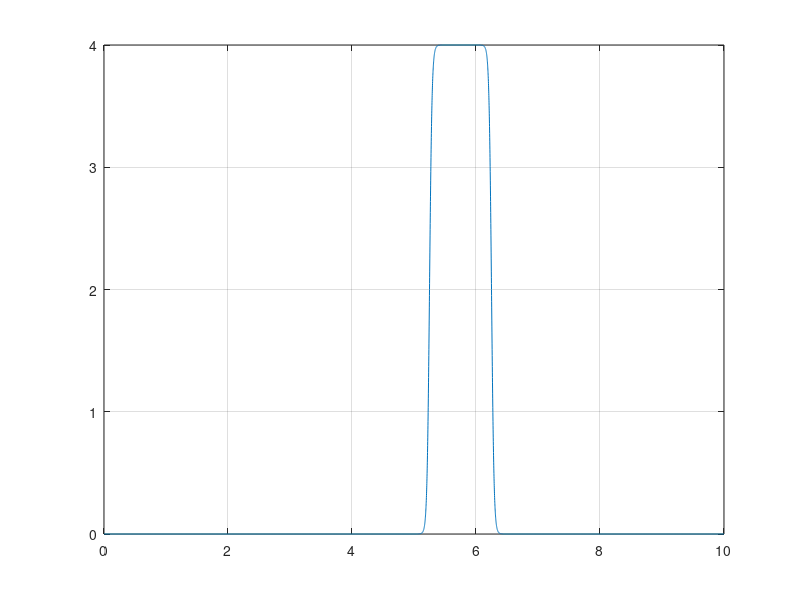

This figure's MATLAB source:
t = 0:0.001:10-0.001;
amp = 2;
freq = 0.5;
settle_time = 1/freq/4;
rising_time = settle_time;
offset = 0;
lead_time = -5;

tx1 = zeros(1, length(t));

for i = 1:length(t)

    if((i/1000)+lead_time <= rising_time)
        tx1(i) = amp*tanh(pi*(4/rising_time)*(t(i) - rising_time/2 + lead_time))+amp;
    elseif(((i/1000)+lead_time > rising_time) && ((i/1000)+lead_time <= (rising_time + settle_time)))
        tx1(i) = 2*amp;
    else
        tx1(i) = -amp*tanh(pi*(4/rising_time)*(t(i) - rising_time - rising_time/2 - settle_time + lead_time))+amp;
    end

end

% tx2 = zeros(1, length(t));
% 
% for i = 1:length(t)
% 
%     if((i/1000) <= (1/(rising_time)/2))
%         tx2(i) = amp*tanh(pi*4*rising_time*(t(i)-0.01) - pi)+amp + offset;
%     else
%         tx2(i) = -amp*tanh(pi*(4*rising_time)*(t(i)-0.01) - 3*pi)+amp + offset;
%     end
% 
% end

figure
plot(t, tx1);
% hold on
% plot(t, tx2);
grid on